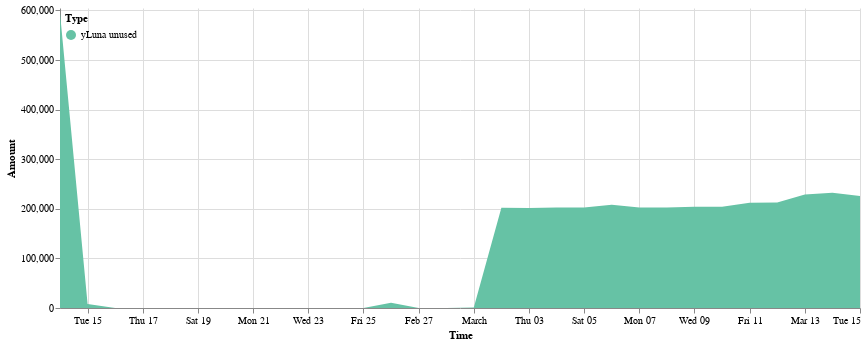

The cell this chart's notebook holds for it:
### Code cell
cp.get_yluna_time_area_chart(ydp.asset_unused, 
               alt.Scale(scheme='set2'),
               min_date = ydp.asset_unused.Time.min(),
               max_date = ydp.asset_unused.Time.max(),
               top_padding = 10000
        ).properties(width=800).configure_view(strokeOpacity=0)

### Figure 1 — Vega-Lite specification as saved in the notebook (floating-point values rounded to 4 significant figures)
{"config": {"view": {"continuousWidth": 400, "continuousHeight": 300, "strokeOpacity": 0}}, "data": {"name": "data-887a2dd745952cd1823c38b10be59f21"}, "mark": "area", "encoding": {"color": {"field": "Type", "legend": {"direction": "vertical", "legendY": 0, "orient": "none", "padding": 5}, "scale": {"scheme": "set2"}, "type": "nominal"}, "tooltip": [{"field": "Time", "format": "%Y-%m-%d", "type": "temporal"}, {"field": "Type", "type": "nominal"}, {"field": "Amount (millions)", "type": "nominal"}], "x": {"field": "Time", "scale": {"domain": ["2022-02-14", "2022-03-15"]}, "type": "temporal"}, "y": {"field": "Amount", "scale": {"domain": [0, 604900.0]}, "type": "quantitative"}}, "width": 800, "$schema": "https://vega.github.io/schema/vega-lite/v4.17.0.json", "datasets": {"data-887a2dd745952cd1823c38b10be59f21": [{"Time": "2022-02-14", "Amount signed": 890600.0, "Amount": 594900.0, "Type": "yLuna unused", "Amount (millions)": "0.59M"}, {"Time": "2022-02-15", "Amount signed": 213600.0, "Amount": 7853.0, "Type": "yLuna unused", "Amount (millions)": "0.01M"}, {"Time": "2022-02-16", "Amount signed": 36280.0, "Amount": 0.0, "Type": "yLuna unused", "Amount (millions)": "0.0M"}, {"Time": "2022-02-17", "Amount signed": 390600.0, "Amount": 0.0, "Type": "yLuna unused", "Amount (millions)": "0.0M"}, {"Time": "2022-02-18", "Amount signed": 19640.0, "Amount": 0.0, "Type": "yLuna unused", "Amount (millions)": "0.0M"}, {"Time": "2022-02-19", "Amount signed": 9064.0, "Amount": 0.0, "Type": "yLuna unused", "Amount (millions)": "0.0M"}, {"Time": "2022-02-20", "Amount signed": 5244.0, "Amount": 0.0, "Type": "yLuna unused", "Amount (millions)": "0.0M"}, {"Time": "2022-02-21", "Amount signed": -5322.0, "Amount": 0.0, "Type": "yLuna unused", "Amount (millions)": "0.0M"}, {"Time": "2022-02-22", "Amount signed": 2106.0, "Amount": 0.0, "Type": "yLuna unused", "Amount (millions)": "0.0M"}, {"Time": "2022-02-23", "Amount signed": 4917.0, "Amount": 0.0, "Type": "yLuna unused", "Amount (millions)": "0.0M"}, {"Time": "2022-02-24", "Amount signed": 59.87, "Amount": 0.0, "Type": "yLuna unused", "Amount (millions)": "0.0M"}, {"Time": "2022-02-25", "Amount signed": 4428.0, "Amount": 0.0, "Type": "yLuna unused", "Amount (millions)": "0.0M"}, {"Time": "2022-02-26", "Amount signed": 32790.0, "Amount": 10630.0, "Type": "yLuna unused", "Amount (millions)": "0.01M"}, {"Time": "2022-02-27", "Amount signed": 862.6, "Amount": 0.0, "Type": "yLuna unused", "Amount (millions)": "0.0M"}, {"Time": "2022-02-28", "Amount signed": -740.1, "Amount": 0.0, "Type": "yLuna unused", "Amount (millions)": "0.0M"}, {"Time": "2022-03-01", "Amount signed": -406.1, "Amount": 1121.0, "Type": "yLuna unused", "Amount (millions)": "0.0M"}, {"Time": "2022-03-02", "Amount signed": 201300.0, "Amount": 202000.0, "Type": "yLuna unused", "Amount (millions)": "0.2M"}, {"Time": "2022-03-03", "Amount signed": 1108.0, "Amount": 201700.0, "Type": "yLuna unused", "Amount (millions)": "0.2M"}, {"Time": "2022-03-04", "Amount signed": 2958.0, "Amount": 202800.0, "Type": "yLuna unused", "Amount (millions)": "0.2M"}, {"Time": "2022-03-05", "Amount signed": 8203.0, "Amount": 202800.0, "Type": "yLuna unused", "Amount (millions)": "0.2M"}, {"Time": "2022-03-06", "Amount signed": 35120.0, "Amount": 208400.0, "Type": "yLuna unused", "Amount (millions)": "0.21M"}, {"Time": "2022-03-07", "Amount signed": 267300.0, "Amount": 202600.0, "Type": "yLuna unused", "Amount (millions)": "0.2M"}, {"Time": "2022-03-08", "Amount signed": 97090.0, "Amount": 202400.0, "Type": "yLuna unused", "Amount (millions)": "0.2M"}, {"Time": "2022-03-09", "Amount signed": 257800.0, "Amount": 204000.0, "Type": "yLuna unused", "Amount (millions)": "0.2M"}, {"Time": "2022-03-10", "Amount signed": 65280.0, "Amount": 204300.0, "Type": "yLuna unused", "Amount (millions)": "0.2M"}, {"Time": "2022-03-11", "Amount signed": 418900.0, "Amount": 212300.0, "Type": "yLuna unused", "Amount (millions)": "0.21M"}, {"Time": "2022-03-12", "Amount signed": 29130.0, "Amount": 212700.0, "Type": "yLuna unused", "Amount (millions)": "0.21M"}, {"Time": "2022-03-13", "Amount signed": 43900.0, "Amount": 228800.0, "Type": "yLuna unused", "Amount (millions)": "0.23M"}, {"Time": "2022-03-14", "Amount signed": 12140.0, "Amount": 232400.0, "Type": "yLuna unused", "Amount (millions)": "0.23M"}, {"Time": "2022-03-15", "Amount signed": 9950.0, "Amount": 226000.0, "Type": "yLuna unused", "Amount (millions)": "0.23M"}]}}
